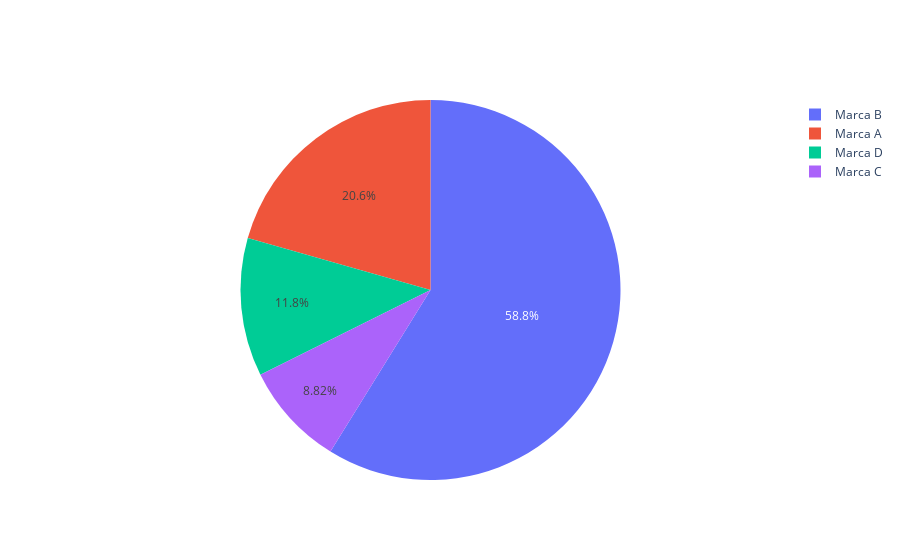

Notebook source saved alongside this figure:
### Code cell
data = go.Pie(values = lucro, labels = labels)
layout = go.Layout(title='Lucro por marca')
fig = go.Figure(data)
fig.show()

### Figure 1 — Plotly figure (JSON) as saved in the notebook; plotly's stock layout.template omitted (floating-point values rounded to 4 significant figures)
{"data": [{"labels": ["Marca A", "Marca B", "Marca C", "Marca D"], "type": "pie", "values": [70, 200, 30, 40]}], "layout": {}}
